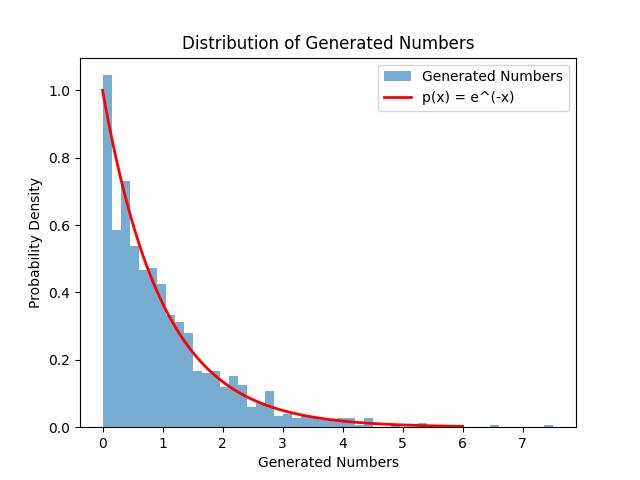

Generate this figure with Python:
import numpy as np
import matplotlib.pyplot as plt

def probability_distribution(x):
    return np.exp(-x)

np.random.seed(0)
random_numbers = np.random.uniform(0, 1, size=1000)  
generated_numbers = -np.log(random_numbers) 

plt.hist(generated_numbers, bins=50, density=True, alpha=0.6, label='Generated Numbers')
x = np.linspace(0, 6, 100)
y = probability_distribution(x)
plt.plot(x, y, color='red', lw=2, label='p(x) = e^(-x)')
plt.xlabel('Generated Numbers')
plt.ylabel('Probability Density')
plt.title('Distribution of Generated Numbers')
plt.legend()
plt.show()
